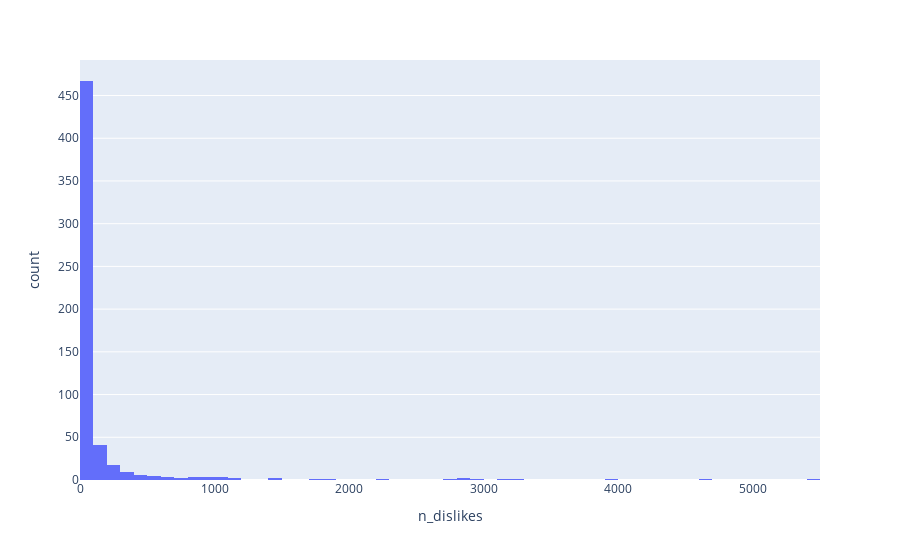

Here is the notebook cell this chart was saved with:
### Code cell
fig = px.histogram(df_videos_4_months_urls, x="n_dislikes")
fig.show()

### Figure 1 — Plotly figure (JSON) as saved in the notebook; plotly's stock layout.template omitted (floating-point values rounded to 4 significant figures; data arrays with more than 128 entries replaced by an {"elided": "..."} marker saying what was removed)
{"data": [{"alignmentgroup": "True", "bingroup": "x", "hovertemplate": "n_dislikes=%{x}<br>count=%{y}<extra></extra>", "legendgroup": "", "marker": {"color": "#636efa", "pattern": {"shape": ""}}, "name": "", "offsetgroup": "", "orientation": "v", "showlegend": false, "type": "histogram", "x": {"elided": "581 int values"}, "xaxis": "x", "yaxis": "y"}], "layout": {"barmode": "relative", "legend": {"tracegroupgap": 0}, "margin": {"t": 60}, "xaxis": {"anchor": "y", "domain": [0, 1], "title": {"text": "n_dislikes"}}, "yaxis": {"anchor": "x", "domain": [0, 1], "title": {"text": "count"}}}}
